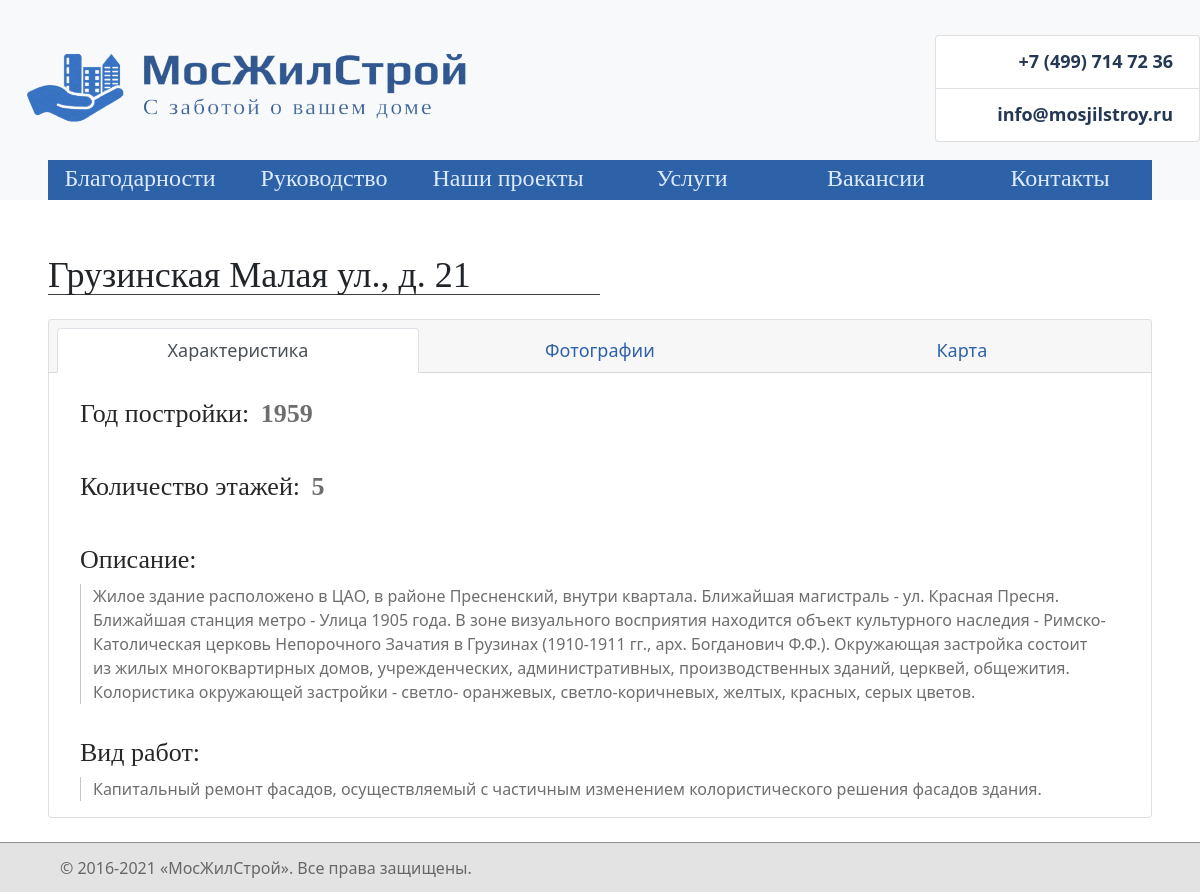
/project/7/, run on the app's committed database.
### main/models.py (models this page shows)
class Project(models.Model):
    choices = ((0, 'Текущий проект'), (1, 'Сданный объект'))
    group = models.IntegerField(default=0, choices=choices)
    image = models.ImageField(upload_to='images/')
    address = models.CharField(max_length=255)
    short_description = models.TextField(default='')
    description = models.TextField()
    storeys = models.IntegerField()
    construction_year = models.IntegerField()

### main/views.py (the view)
# urls.py: path('project/<int:proj_id>/', project, name='project'),
def project(request, proj_id):
    try:
        snippet = Project.objects.get(id=proj_id)
    except Project.DoesNotExist:
        return render(request, '404.html')
    info = get_contacts_from_json()
    obj = {
        'status': snippet.choices[snippet.group][1],
        'id': snippet.id,
        'image': snippet.image.url,
        'address': snippet.address,
        'short_description': snippet.short_description,
        'description': snippet.description,
        'storeys': snippet.storeys,
        'construction_year': snippet.construction_year,
    }
    photos = []
    for i, photo in enumerate(Photo.objects.filter(project_id=proj_id)):
        photos.append({
            'number': i+1,
            'image': photo.image.url,
        })
    return render(request, 'pages/project.html', {'contacts': info,
                                                  'project': obj,
                                                  'photos': photos})

### main/views.py (called while the page is built)
def get_contacts_from_json():
    with open('contacts.json', 'r') as file:
        data = json.load(file)
    info = {
        'phone': b64decode(data['phone']).decode(),
        'mail': b64decode(data['mail']).decode(),
        'address': b64decode(data['address']).decode(),
        'office_image': b64decode(data['office_image']).decode()
    }
    return info

### main/templates/pages/project.html (shortened to what this page needs)
<!DOCTYPE html>
<html lang="en">
<head>
</head>
<body>
{% include 'header.html' with contacts=contacts %}
{% include 'navbar.html' %}
<div class="mx-5">
    <br><br>
    <div class="title" id="mid">
        {{ project.address }}
    </div>
    <br>
    <div class="card">
        <div class="card-header">
            <ul class="nav nav-tabs card-header-tabs">
                <li class="nav-item">
                    {% url 'project' proj_id=project.id as url_project %}
                    <a class="nav-link {% if request.GET.tab == 'about' or not request.GET.tab %} active {% endif %}"
                       href="{{ url_project }}?tab=about">Характеристика</a>
                </li>
                <li class="nav-item">
                    <a class="nav-link {% if request.GET.tab == 'photos' %} active {% endif %}"
                       href="{{ url_project }}?tab=photos">Фотографии</a>
                </li>
                <li class="nav-item">
                    <a class="nav-link {% if request.GET.tab == 'map' %} active {% endif %}"
                       href="{{ url_project }}?tab=map">Карта</a>
                </li>
            </ul>
        </div>
            <div class="card-body">
                {% if request.GET.tab == 'about' or not request.GET.tab %}
                    <p class="tab-title">Год постройки:
                        <strong class="tab-num">{{ project.construction_year }}</strong>
                    </p>
                    <br>
                    <p class="tab-title">
                        Количество этажей:
                        <strong class="tab-num">{{ project.storeys }}</strong>
                    </p>
                    <br>
                    <p class="tab-title">Описание:</p>
                    <p class="tab-text">{{ project.description }}</p>
                    <br>
                    <p class="tab-title">Вид работ:</p>
                    <p class="tab-text">{{ project.short_description }}</p>
                {% elif request.GET.tab == 'map' %}
                    <iframe src='https://maps.google.com/maps?&q={{ project.address }}&output=embed'
                            width="100%" height="600" style="border: 1px solid #0F2647"></iframe>
                {% endif %}
            </div>
        </div>
</div>
<br>
{% include 'footer.html' %}
</body>
</html>

### main/templates/navbar.html (style rules this page uses)
a { text-decoration: none; }

### main/templates/footer.html (style rules this page uses)
body { padding-bottom: 50px !important; }

### main/templates/pages/project.html (style rules this page uses)
.title { font-family: Acme serif; font-size: 36px; width: 50%; height: 47px; border-bottom: 1px groove #3e3e3e; }
.tab-title { font-family: Acme serif; font-size: 26px; padding: 0 10px; margin: 5px; color: #272727; }
.tab-num { color: #6e6e6e; margin-left: 5px; }
.tab-text { padding: 0 12px; margin: 0 15px; border-left: 1px solid #c6c6c6; color: #6e6e6e; }
.nav-link { color: #2D61A8; font-size: 18px; }
.nav-item { width: 33.33%; text-align: center; color: #2D61A8; }

### data on the page
Project: address "Грузинская Малая ул., д. 21", description "Жилое здание расположено в ЦАО, в районе Пресненский, внутри квартала. Ближайшая магистраль - ул. Красная Пресня. Ближайшая станция метро - Улица 1905 года. В зоне визуального восприятия находится объект культурного наследия - Римско-Католическая церковь Непорочного Зачатия в Грузинах (1910-1911 гг., арх. Богданович Ф.Ф.). Окружающая застройка состоит из жилых многоквартирных домов, учрежденческих, административных, производственных зданий, церквей, общежития. Колористика окружающей застройки - светло- оранжевых, светло-коричневых, желтых, красных, серых цветов.", short_description "Капитальный ремонт фасадов, осуществляемый с частичным изменением колористического решения фасадов здания."

### other printed values
{{ contacts.phone }} "+7 (499) 714 72 36"
{{ contacts.mail }} "info@mosjilstroy.ru"
{{ project.construction_year }} "1959"
{{ project.storeys }} "5"
